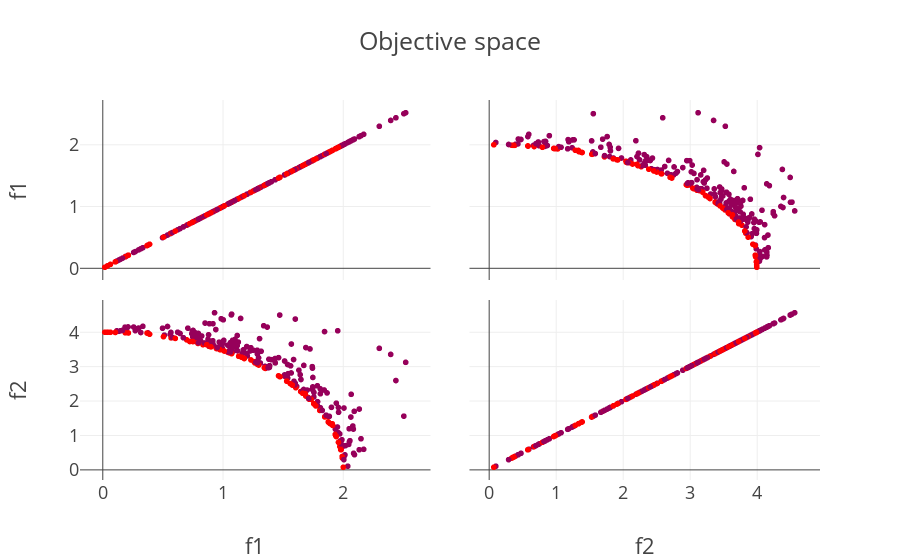

The notebook cell saved with this chart:
### Code cell
y_ndf = y.copy().reset_index()
y_ndf['ndf'] = 0
y_ndf.loc[ndf[0],['ndf']] = 1
px.scatter_matrix(y_ndf, template="presentation", dimensions=list(y.columns), color='ndf', color_continuous_scale='Rainbow', title="Objective space").update_layout(coloraxis_showscale=False)

### Figure 1 — Plotly figure (JSON) as saved in the notebook; plotly's stock layout.template omitted (floating-point values rounded to 4 significant figures; data arrays with more than 128 entries replaced by an {"elided": "..."} marker saying what was removed)
{"data": [{"dimensions": [{"axis": {"matches": true}, "label": "f1", "values": {"elided": "300 float values"}}, {"axis": {"matches": true}, "label": "f2", "values": {"elided": "300 float values"}}], "hoverlabel": {"namelength": 0}, "hovertemplate": "%{xaxis.title.text}=%{x}<br>%{yaxis.title.text}=%{y}<br>ndf=%{marker.color}", "legendgroup": "", "marker": {"color": {"elided": "300 int values"}, "coloraxis": "coloraxis", "symbol": "circle"}, "name": "", "showlegend": false, "type": "splom"}], "layout": {"autosize": true, "coloraxis": {"colorbar": {"title": {"text": "ndf"}}, "colorscale": [[0, "rgb(150,0,90)"], [0.125, "rgb(0,0,200)"], [0.25, "rgb(0,25,255)"], [0.375, "rgb(0,152,255)"], [0.5, "rgb(44,255,150)"], [0.625, "rgb(151,255,0)"], [0.75, "rgb(255,234,0)"], [0.875, "rgb(255,111,0)"], [1, "rgb(255,0,0)"]], "showscale": false}, "dragmode": "select", "legend": {"tracegroupgap": 0}, "title": {"text": "Objective space"}, "xaxis": {"autorange": true, "range": [-0.1829, 2.719], "type": "linear"}, "xaxis2": {"autorange": true, "range": [-0.2821, 4.925], "type": "linear"}, "yaxis": {"autorange": true, "range": [-0.1829, 2.719], "type": "linear"}, "yaxis2": {"autorange": true, "range": [-0.2821, 4.925], "type": "linear"}}}
